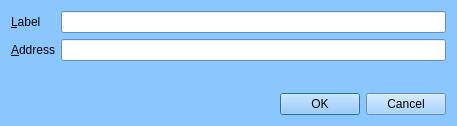
<?xml version="1.0" encoding="UTF-8"?>
<ui version="4.0">
 <class>EditAddressDialog</class>
 <widget class="QDialog" name="EditAddressDialog">
  <property name="geometry">
   <rect>
    <x>0</x>
    <y>0</y>
    <width>457</width>
    <height>126</height>
   </rect>
  </property>
  <property name="palette">
   <palette>
    <active>
     <colorrole role="WindowText">
      <brush brushstyle="SolidPattern">
       <color alpha="255">
        <red>0</red>
        <green>0</green>
        <blue>0</blue>
       </color>
      </brush>
     </colorrole>
     <colorrole role="Button">
      <brush brushstyle="SolidPattern">
       <color alpha="255">
        <red>138</red>
        <green>199</green>
        <blue>255</blue>
       </color>
      </brush>
     </colorrole>
     <colorrole role="Light">
      <brush brushstyle="SolidPattern">
       <color alpha="255">
        <red>255</red>
        <green>255</green>
        <blue>255</blue>
       </color>
      </brush>
     </colorrole>
     <colorrole role="Midlight">
      <brush brushstyle="SolidPattern">
       <color alpha="255">
        <red>196</red>
        <green>227</green>
        <blue>255</blue>
       </color>
      </brush>
     </colorrole>
     <colorrole role="Dark">
      <brush brushstyle="SolidPattern">
       <color alpha="255">
        <red>69</red>
        <green>99</green>
        <blue>127</blue>
       </color>
      </brush>
     </colorrole>
     <colorrole role="Mid">
      <brush brushstyle="SolidPattern">
       <color alpha="255">
        <red>92</red>
        <green>133</green>
        <blue>170</blue>
       </color>
      </brush>
     </colorrole>
     <colorrole role="Text">
      <brush brushstyle="SolidPattern">
       <color alpha="255">
        <red>0</red>
        <green>0</green>
        <blue>0</blue>
       </color>
      </brush>
     </colorrole>
     <colorrole role="BrightText">
      <brush brushstyle="SolidPattern">
       <color alpha="255">
        <red>255</red>
        <green>255</green>
        <blue>255</blue>
       </color>
      </brush>
     </colorrole>
     <colorrole role="ButtonText">
      <brush brushstyle="SolidPattern">
       <color alpha="255">
        <red>0</red>
        <green>0</green>
        <blue>0</blue>
       </color>
      </brush>
     </colorrole>
     <colorrole role="Base">
      <brush brushstyle="SolidPattern">
       <color alpha="255">
        <red>255</red>
        <green>255</green>
        <blue>255</blue>
       </color>
      </brush>
     </colorrole>
     <colorrole role="Window">
      <brush brushstyle="SolidPattern">
       <color alpha="255">
        <red>138</red>
        <green>199</green>
        <blue>255</blue>
       </color>
      </brush>
     </colorrole>
     <colorrole role="Shadow">
      <brush brushstyle="SolidPattern">
       <color alpha="255">
        <red>0</red>
        <green>0</green>
        <blue>0</blue>
       </color>
      </brush>
     </colorrole>
     <colorrole role="AlternateBase">
      <brush brushstyle="SolidPattern">
       <color alpha="255">
        <red>196</red>
        <green>227</green>
        <blue>255</blue>
       </color>
      </brush>
     </colorrole>
     <colorrole role="ToolTipBase">
      <brush brushstyle="SolidPattern">
       <color alpha="255">
        <red>255</red>
        <green>255</green>
        <blue>220</blue>
       </color>
      </brush>
     </colorrole>
     <colorrole role="ToolTipText">
      <brush brushstyle="SolidPattern">
       <color alpha="255">
        <red>0</red>
        <green>0</green>
        <blue>0</blue>
       </color>
      </brush>
     </colorrole>
    </active>
    <inactive>
     <colorrole role="WindowText">
      <brush brushstyle="SolidPattern">
       <color alpha="255">
        <red>0</red>
        <green>0</green>
        <blue>0</blue>
       </color>
      </brush>
     </colorrole>
     <colorrole role="Button">
      <brush brushstyle="SolidPattern">
       <color alpha="255">
        <red>138</red>
        <green>199</green>
        <blue>255</blue>
       </color>
      </brush>
     </colorrole>
     <colorrole role="Light">
      <brush brushstyle="SolidPattern">
       <color alpha="255">
        <red>255</red>
        <green>255</green>
        <blue>255</blue>
       </color>
      </brush>
     </colorrole>
     <colorrole role="Midlight">
      <brush brushstyle="SolidPattern">
       <color alpha="255">
        <red>196</red>
        <green>227</green>
        <blue>255</blue>
       </color>
      </brush>
     </colorrole>
     <colorrole role="Dark">
      <brush brushstyle="SolidPattern">
       <color alpha="255">
        <red>69</red>
        <green>99</green>
        <blue>127</blue>
       </color>
      </brush>
     </colorrole>
     <colorrole role="Mid">
      <brush brushstyle="SolidPattern">
       <color alpha="255">
        <red>92</red>
        <green>133</green>
        <blue>170</blue>
       </color>
      </brush>
     </colorrole>
     <colorrole role="Text">
      <brush brushstyle="SolidPattern">
       <color alpha="255">
        <red>0</red>
        <green>0</green>
        <blue>0</blue>
       </color>
      </brush>
     </colorrole>
     <colorrole role="BrightText">
      <brush brushstyle="SolidPattern">
       <color alpha="255">
        <red>255</red>
        <green>255</green>
        <blue>255</blue>
       </color>
      </brush>
     </colorrole>
     <colorrole role="ButtonText">
      <brush brushstyle="SolidPattern">
       <color alpha="255">
        <red>0</red>
        <green>0</green>
        <blue>0</blue>
       </color>
      </brush>
     </colorrole>
     <colorrole role="Base">
      <brush brushstyle="SolidPattern">
       <color alpha="255">
        <red>255</red>
        <green>255</green>
        <blue>255</blue>
       </color>
      </brush>
     </colorrole>
     <colorrole role="Window">
      <brush brushstyle="SolidPattern">
       <color alpha="255">
        <red>138</red>
        <green>199</green>
        <blue>255</blue>
       </color>
      </brush>
     </colorrole>
     <colorrole role="Shadow">
      <brush brushstyle="SolidPattern">
       <color alpha="255">
        <red>0</red>
        <green>0</green>
        <blue>0</blue>
       </color>
      </brush>
     </colorrole>
     <colorrole role="AlternateBase">
      <brush brushstyle="SolidPattern">
       <color alpha="255">
        <red>196</red>
        <green>227</green>
        <blue>255</blue>
       </color>
      </brush>
     </colorrole>
     <colorrole role="ToolTipBase">
      <brush brushstyle="SolidPattern">
       <color alpha="255">
        <red>255</red>
        <green>255</green>
        <blue>220</blue>
       </color>
      </brush>
     </colorrole>
     <colorrole role="ToolTipText">
      <brush brushstyle="SolidPattern">
       <color alpha="255">
        <red>0</red>
        <green>0</green>
        <blue>0</blue>
       </color>
      </brush>
     </colorrole>
    </inactive>
    <disabled>
     <colorrole role="WindowText">
      <brush brushstyle="SolidPattern">
       <color alpha="255">
        <red>69</red>
        <green>99</green>
        <blue>127</blue>
       </color>
      </brush>
     </colorrole>
     <colorrole role="Button">
      <brush brushstyle="SolidPattern">
       <color alpha="255">
        <red>138</red>
        <green>199</green>
        <blue>255</blue>
       </color>
      </brush>
     </colorrole>
     <colorrole role="Light">
      <brush brushstyle="SolidPattern">
       <color alpha="255">
        <red>255</red>
        <green>255</green>
        <blue>255</blue>
       </color>
      </brush>
     </colorrole>
     <colorrole role="Midlight">
      <brush brushstyle="SolidPattern">
       <color alpha="255">
        <red>196</red>
        <green>227</green>
        <blue>255</blue>
       </color>
      </brush>
     </colorrole>
     <colorrole role="Dark">
      <brush brushstyle="SolidPattern">
       <color alpha="255">
        <red>69</red>
        <green>99</green>
        <blue>127</blue>
       </color>
      </brush>
     </colorrole>
     <colorrole role="Mid">
      <brush brushstyle="SolidPattern">
       <color alpha="255">
        <red>92</red>
        <green>133</green>
        <blue>170</blue>
       </color>
      </brush>
     </colorrole>
     <colorrole role="Text">
      <brush brushstyle="SolidPattern">
       <color alpha="255">
        <red>69</red>
        <green>99</green>
        <blue>127</blue>
       </color>
      </brush>
     </colorrole>
     <colorrole role="BrightText">
      <brush brushstyle="SolidPattern">
       <color alpha="255">
        <red>255</red>
        <green>255</green>
        <blue>255</blue>
       </color>
      </brush>
     </colorrole>
     <colorrole role="ButtonText">
      <brush brushstyle="SolidPattern">
       <color alpha="255">
        <red>69</red>
        <green>99</green>
        <blue>127</blue>
       </color>
      </brush>
     </colorrole>
     <colorrole role="Base">
      <brush brushstyle="SolidPattern">
       <color alpha="255">
        <red>138</red>
        <green>199</green>
        <blue>255</blue>
       </color>
      </brush>
     </colorrole>
     <colorrole role="Window">
      <brush brushstyle="SolidPattern">
       <color alpha="255">
        <red>138</red>
        <green>199</green>
        <blue>255</blue>
       </color>
      </brush>
     </colorrole>
     <colorrole role="Shadow">
      <brush brushstyle="SolidPattern">
       <color alpha="255">
        <red>0</red>
        <green>0</green>
        <blue>0</blue>
       </color>
      </brush>
     </colorrole>
     <colorrole role="AlternateBase">
      <brush brushstyle="SolidPattern">
       <color alpha="255">
        <red>138</red>
        <green>199</green>
        <blue>255</blue>
       </color>
      </brush>
     </colorrole>
     <colorrole role="ToolTipBase">
      <brush brushstyle="SolidPattern">
       <color alpha="255">
        <red>255</red>
        <green>255</green>
        <blue>220</blue>
       </color>
      </brush>
     </colorrole>
     <colorrole role="ToolTipText">
      <brush brushstyle="SolidPattern">
       <color alpha="255">
        <red>0</red>
        <green>0</green>
        <blue>0</blue>
       </color>
      </brush>
     </colorrole>
    </disabled>
   </palette>
  </property>
  <property name="windowTitle">
   <string>Edit Address</string>
  </property>
  <layout class="QVBoxLayout" name="verticalLayout">
   <item>
    <layout class="QFormLayout" name="formLayout">
     <property name="fieldGrowthPolicy">
      <enum>QFormLayout::AllNonFixedFieldsGrow</enum>
     </property>
     <item row="0" column="0">
      <widget class="QLabel" name="label">
       <property name="text">
        <string>&amp;Label</string>
       </property>
       <property name="buddy">
        <cstring>labelEdit</cstring>
       </property>
      </widget>
     </item>
     <item row="0" column="1">
      <widget class="QLineEdit" name="labelEdit">
       <property name="toolTip">
        <string>The label associated with this address book entry</string>
       </property>
      </widget>
     </item>
     <item row="1" column="0">
      <widget class="QLabel" name="label_2">
       <property name="text">
        <string>&amp;Address</string>
       </property>
       <property name="buddy">
        <cstring>addressEdit</cstring>
       </property>
      </widget>
     </item>
     <item row="1" column="1">
      <widget class="QLineEdit" name="addressEdit">
       <property name="toolTip">
        <string>The address associated with this address book entry. This can only be modified for sending addresses.</string>
       </property>
      </widget>
     </item>
    </layout>
   </item>
   <item>
    <widget class="QDialogButtonBox" name="buttonBox">
     <property name="orientation">
      <enum>Qt::Horizontal</enum>
     </property>
     <property name="standardButtons">
      <set>QDialogButtonBox::Cancel|QDialogButtonBox::Ok</set>
     </property>
    </widget>
   </item>
  </layout>
 </widget>
 <resources/>
 <connections>
  <connection>
   <sender>buttonBox</sender>
   <signal>accepted()</signal>
   <receiver>EditAddressDialog</receiver>
   <slot>accept()</slot>
   <hints>
    <hint type="sourcelabel">
     <x>248</x>
     <y>254</y>
    </hint>
    <hint type="destinationlabel">
     <x>157</x>
     <y>274</y>
    </hint>
   </hints>
  </connection>
  <connection>
   <sender>buttonBox</sender>
   <signal>rejected()</signal>
   <receiver>EditAddressDialog</receiver>
   <slot>reject()</slot>
   <hints>
    <hint type="sourcelabel">
     <x>316</x>
     <y>260</y>
    </hint>
    <hint type="destinationlabel">
     <x>286</x>
     <y>274</y>
    </hint>
   </hints>
  </connection>
 </connections>
</ui>
